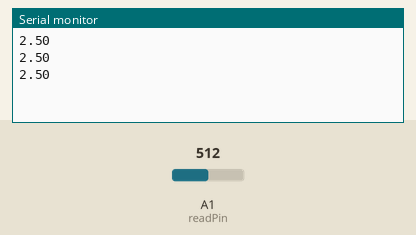
Bench run of a sketch on a simulated Arduino Uno, built with avr-gcc and run on an emulated ATmega328P. On the bench: the last lines printed to the serial monitor. The test bench sets the inputs (shaded band); at power-on: A1 (readPin) = 512.

Above: at 1.3 s.
1.4 s: A1 (readPin) set to 716
At 1.9 s:
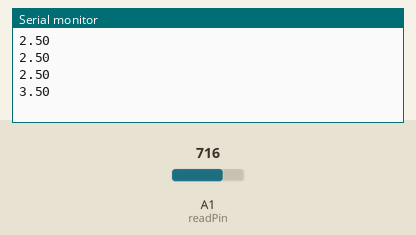
2.9 s: A1 (readPin) set to 900
At 3.4 s:
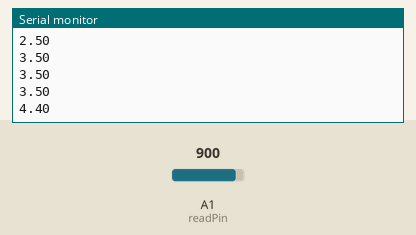
Timing chart, 0 to 5.9 s (numbered marks = the images above; inputs shaded):
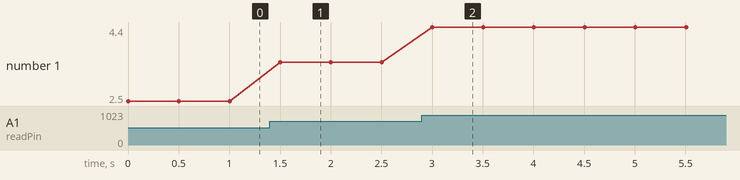

Measured:
- after the input at 1.4 s, the serial monitor: prints a new line after 0.10 s (image 1)
- after the input at 2.9 s, the serial monitor: prints a new line after 0.10 s (image 2)
- plotted number 1: 2.5 → 3.5 after the input at 1.4 s, 3.5 → 4.4 after the input at 2.9 s

The sketch:

1_voltage.ino
```cpp
/* with potentiometer, you can see the voltage change and read it */
/* analog pin value range from 0 - 1023 */

int readPin = A1;
float calcVol = 0.0;
void setup()
{
    // put your setup code here, to run once:
    pinMode(readPin, INPUT);
    Serial.begin(9600);
}

void loop()
{
    // put your main code here, to run repeatedly:
    calcVol = 5.0 / 1023 * analogRead(readPin);
    Serial.println(calcVol);
    delay(500);
}
```
